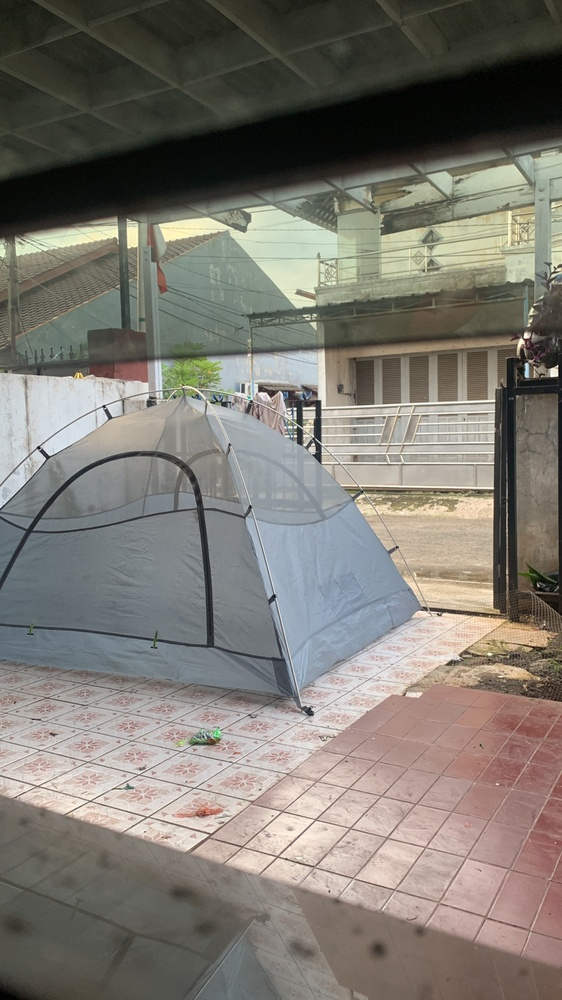
#> input picture tenda.jpg, 562 x 1000 px, shrunk from 900 x 1600 before the run
$ python tresholding.py
#> lines starting #> are read from the running program, lines starting #| are printed output that depends on the picture; after the words box and inside, x2 and y2 are one past the last pixel; in counts of white or black regions, pixels touching at a corner belong together
import cv2

# Load image
img = cv2.imread("tenda.jpg", 0)
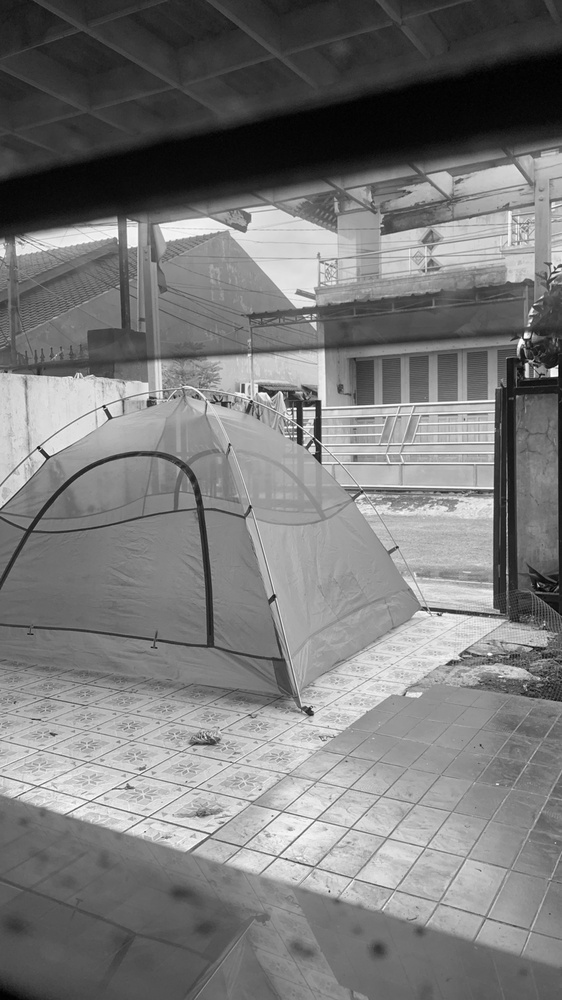
#> img: shape (1000, 562); min 0, max 255, mean 121.2

# Apply binary thresholding
ret, binary_threshold = cv2.threshold(img,127,255,cv2.THRESH_BINARY)
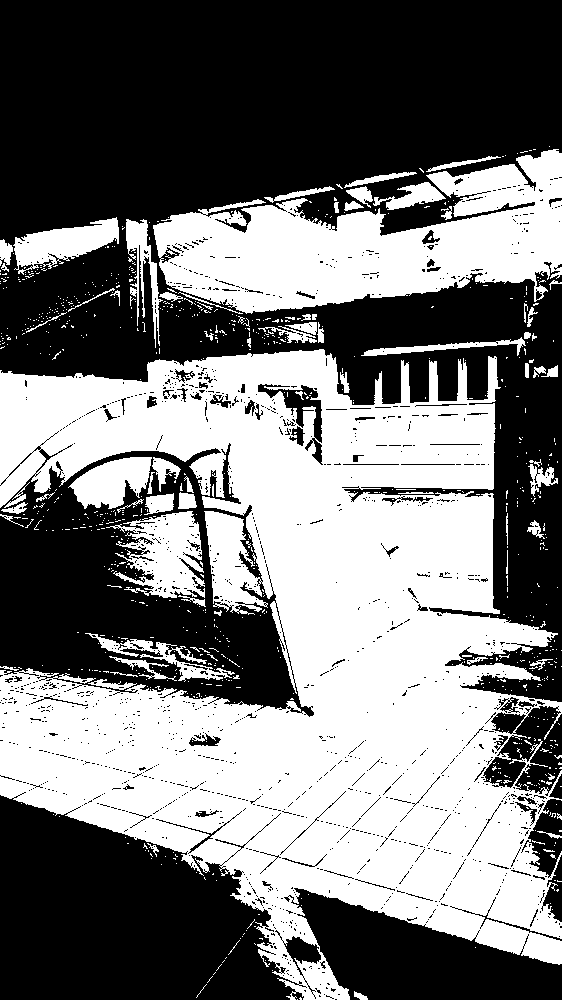
#> binary_threshold: shape (1000, 562); 46.5% white; 862 white regions (790 under 20 px), largest, box (x1, y1, x2, y2) and area: (0, 349, 562, 1000) 200236, (153, 149, 562, 314) 36281, (106, 511, 205, 598) 4801

# Apply truncate thresholding
ret, truncate_threshold = cv2.threshold(img,127,255,cv2.THRESH_TRUNC)
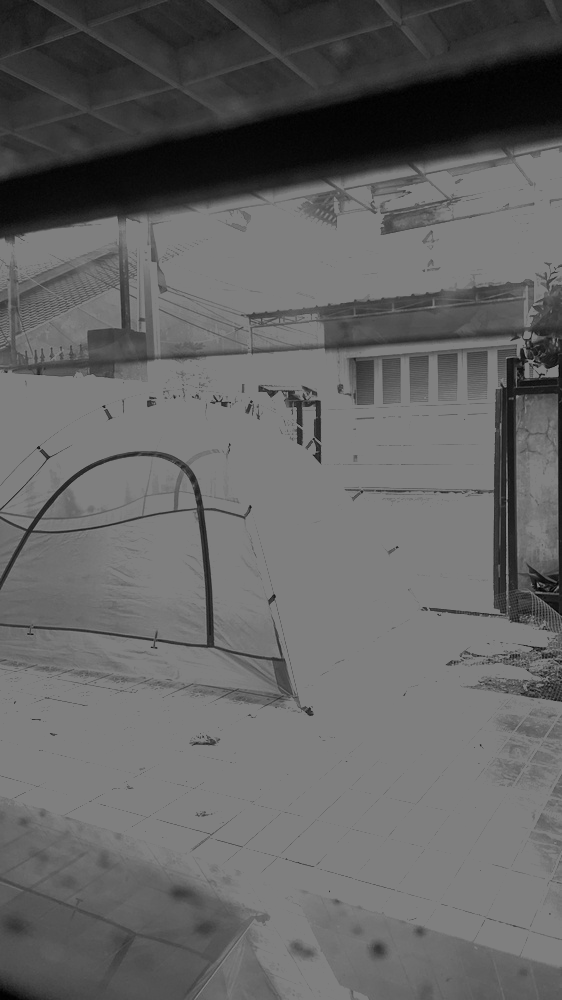
#> truncate_threshold: shape (1000, 562); min 0, max 127, mean 99.6

# Apply to zero thresholding
ret, tozero_threshold = cv2.threshold(img,127,255,cv2.THRESH_TOZERO)
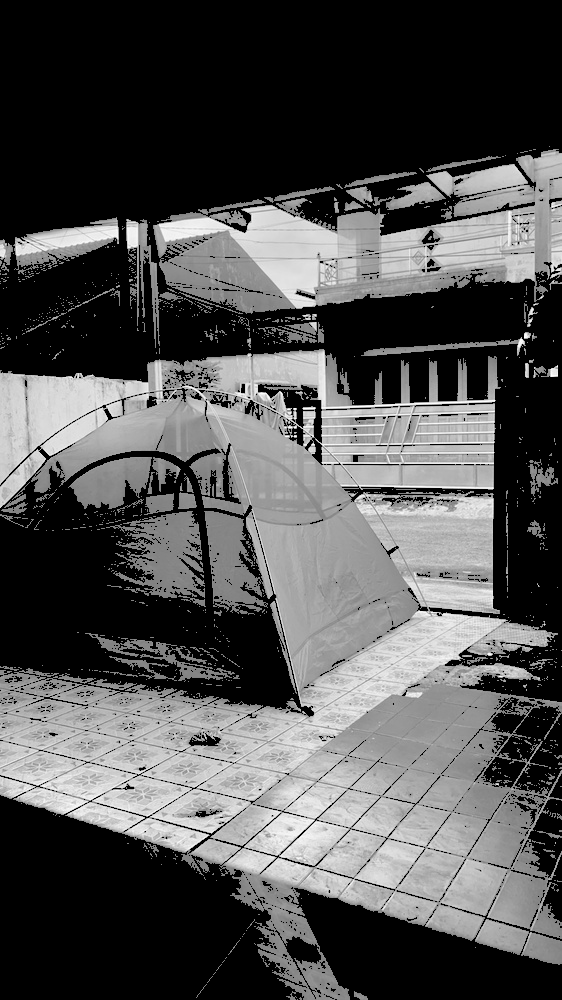
#> tozero_threshold: shape (1000, 562); min 0, max 255, mean 80.6

# Apply to zero inverse thresholding
ret, tozeroinv_threshold = cv2.threshold(img,127,255,cv2.THRESH_TOZERO_INV)
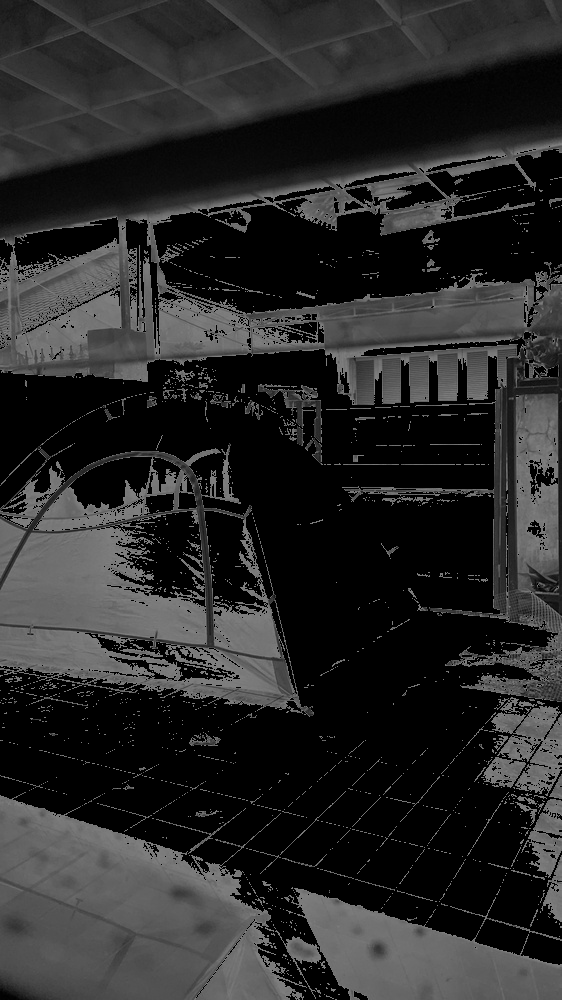
#> tozeroinv_threshold: shape (1000, 562); min 0, max 127, mean 40.6

# Show images
cv2.imshow("Binary Threshold", binary_threshold)
cv2.imshow("Truncate Threshold", truncate_threshold)
cv2.imshow("To Zero Threshold", tozero_threshold)
cv2.imshow("To Zero Inverse Threshold", tozeroinv_threshold)
cv2.waitKey(0)
cv2.destroyAllWindows()

$ run again, with to zeroinverse treshold.jpg copied over tenda.jpg
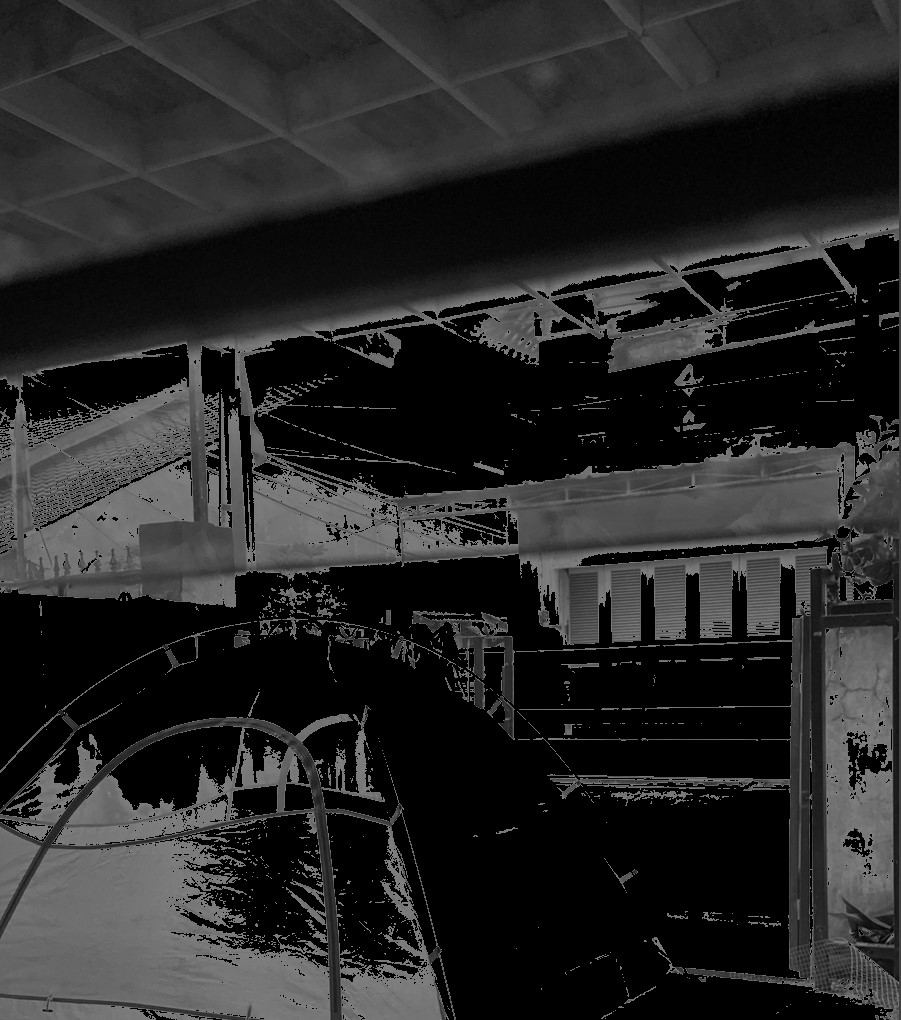
#> input picture to zeroinverse treshold.jpg, 901 x 1020 px
#> img is the input picture: shape (1020, 901); min 0, max 143, mean 39.3
#> `ret, binary_threshold = cv2.threshold(img,127,255,cv2.THRESH_BINARY)`:
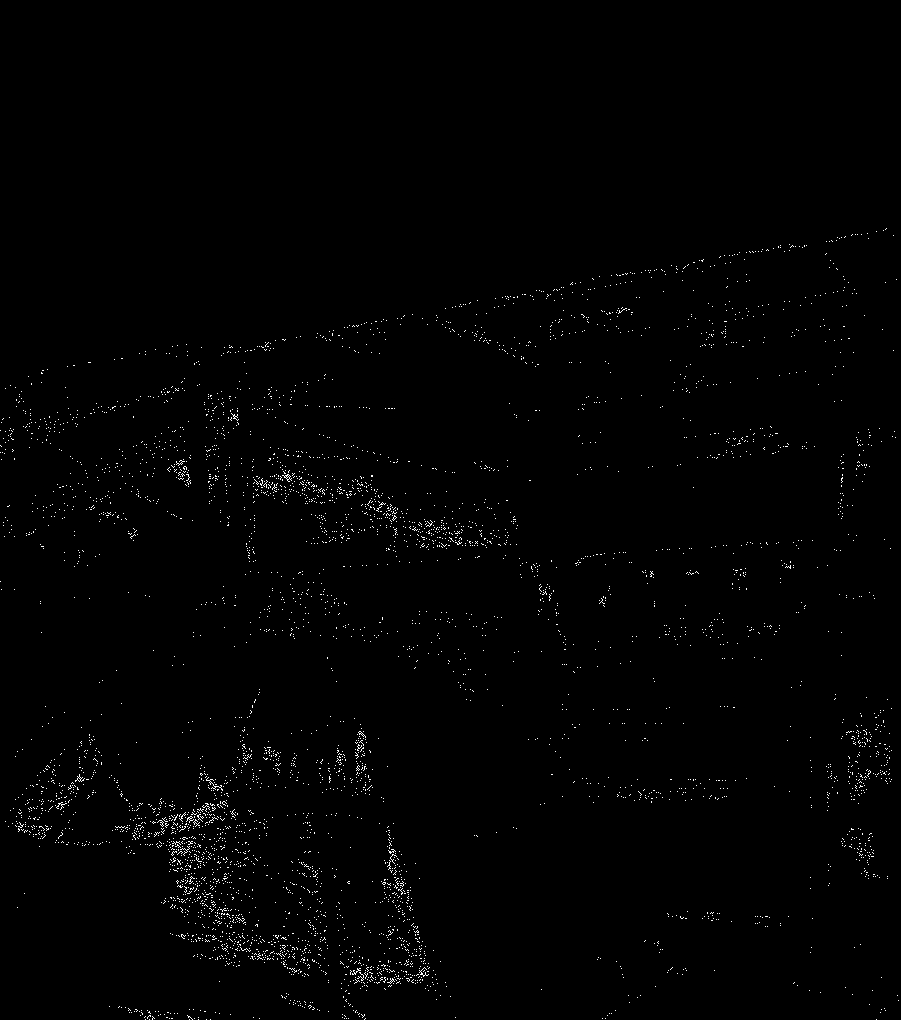
#> binary_threshold: shape (1020, 901); 0.84% white in thin lines or dots, all inside (x1, y1, x2, y2) = (0, 228, 899, 1020)

$ run again, with tozero tresholding.jpg copied over tenda.jpg
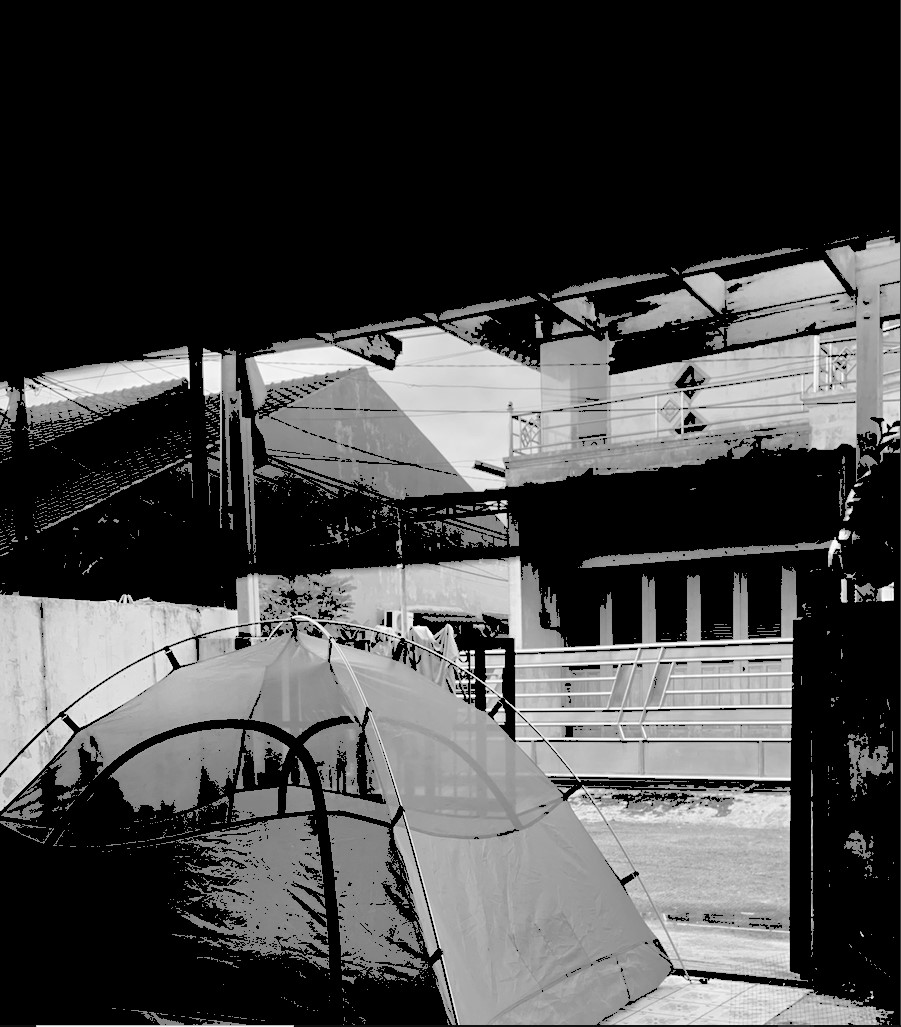
#> input picture tozero tresholding.jpg, 901 x 1027 px
#> img is the input picture: shape (1027, 901); min 0, max 255, mean 69.9
#> `ret, binary_threshold = cv2.threshold(img,127,255,cv2.THRESH_BINARY)`:
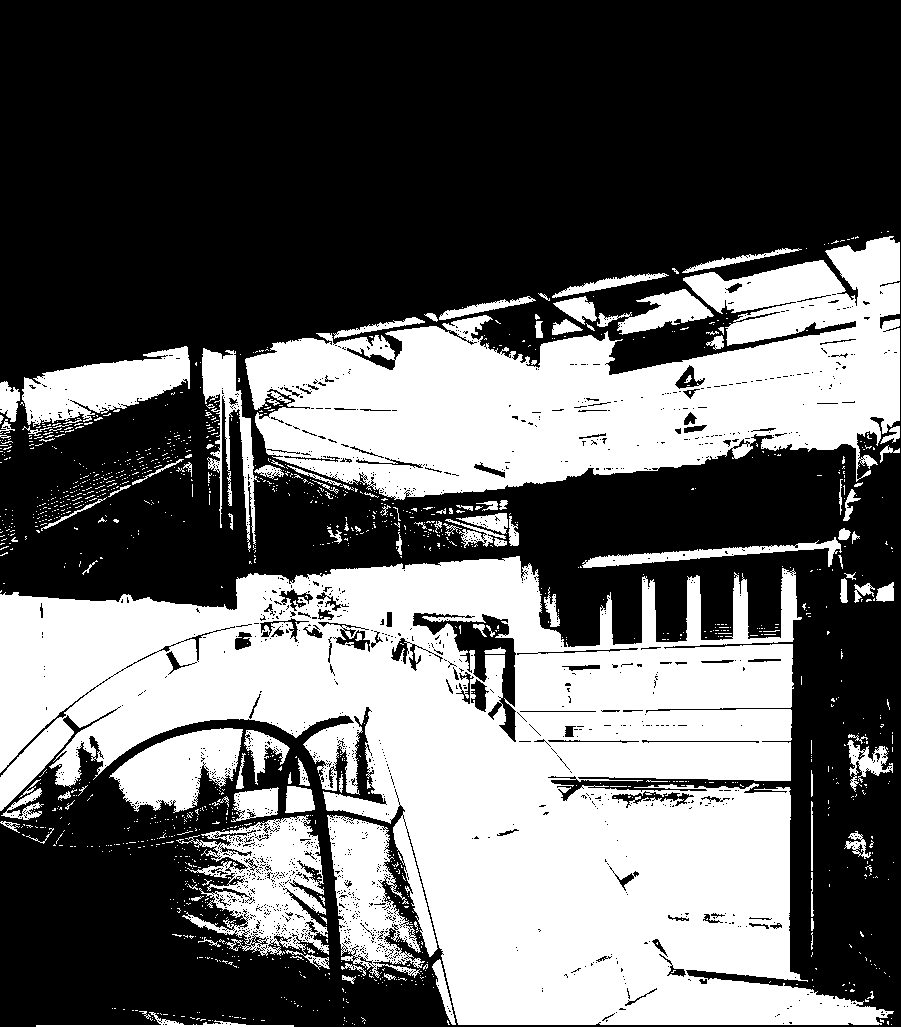
#> binary_threshold: shape (1027, 901); 39.7% white; 1359 white regions (1236 under 20 px), largest, box (x1, y1, x2, y2) and area: (0, 556, 894, 1025) 215140, (245, 236, 900, 500) 90876, (176, 815, 329, 956) 10339
#> `ret, tozeroinv_threshold = cv2.threshold(img,127,255,cv2.THRESH_TOZERO..`:
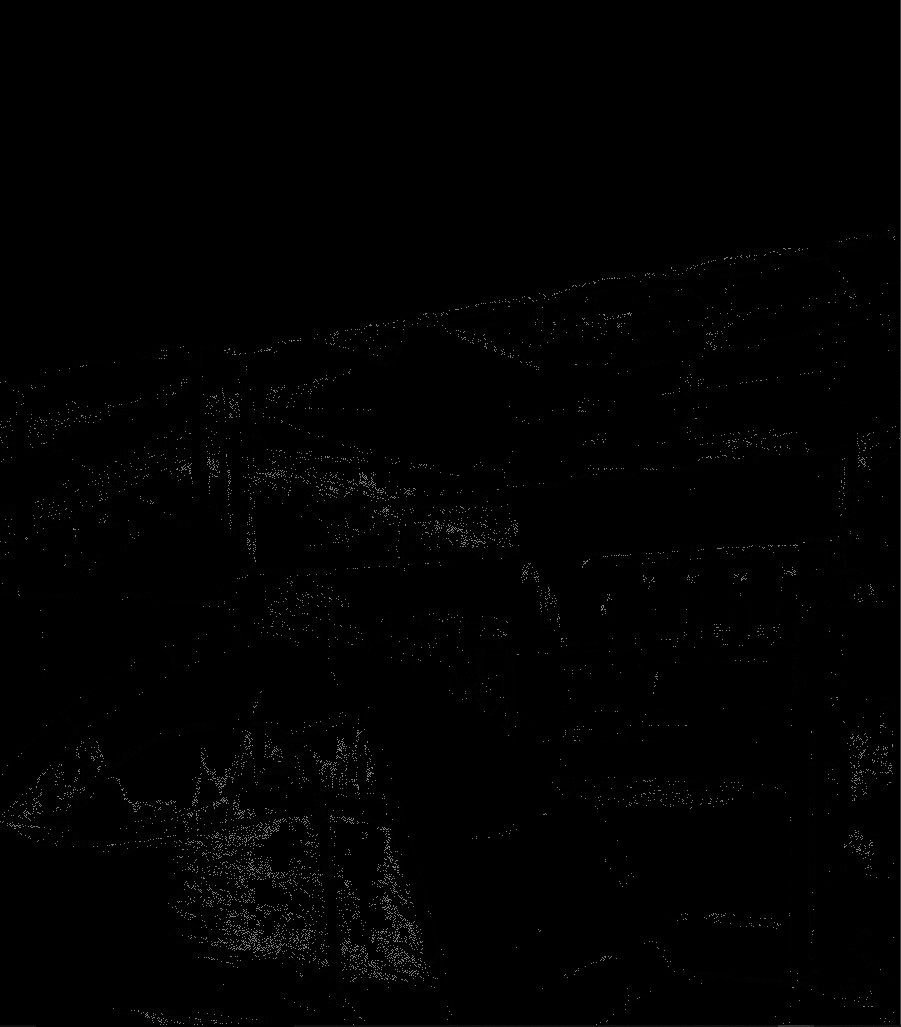
#> tozeroinv_threshold: shape (1027, 901); min 0, max 127, mean 1.4
